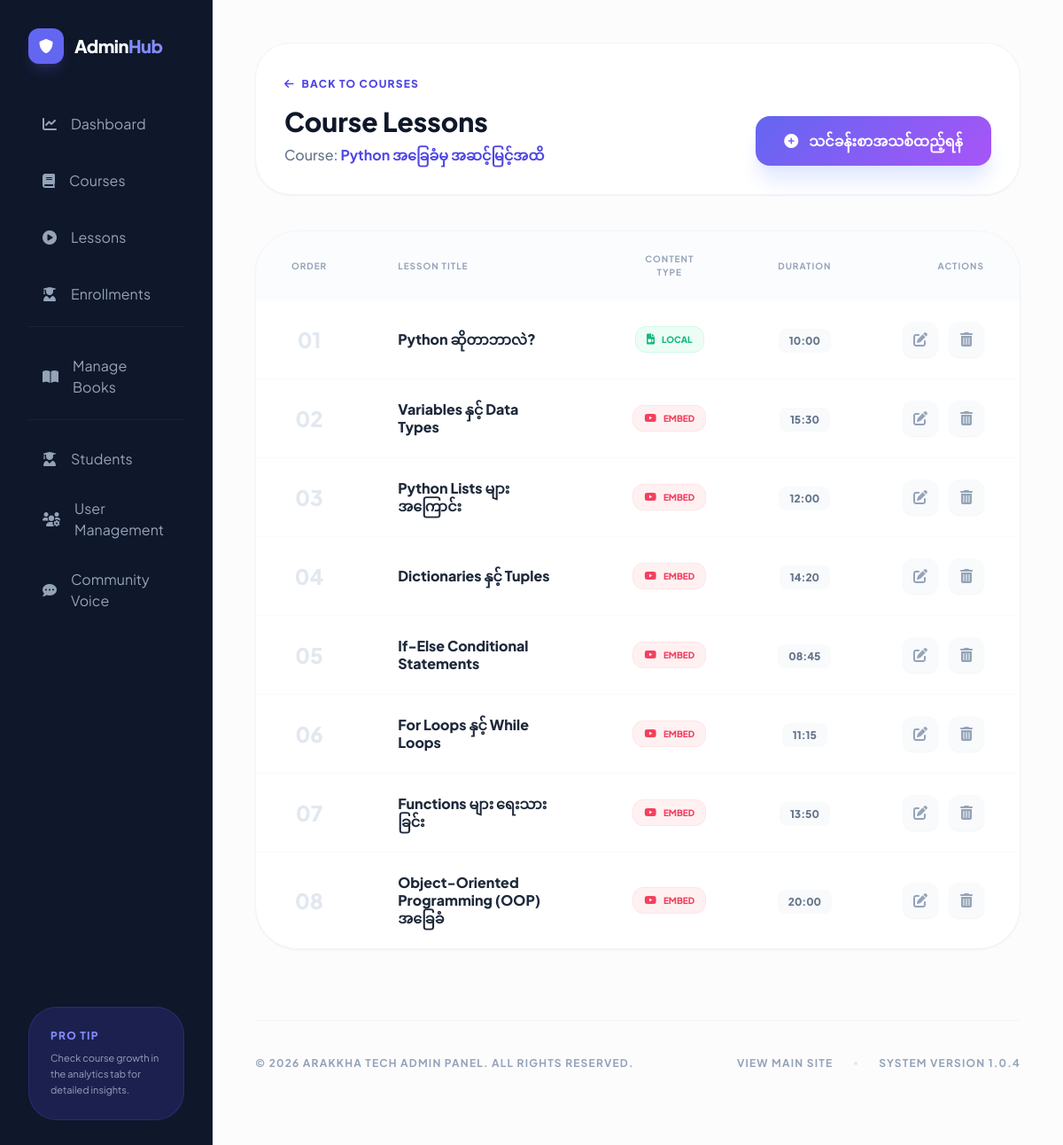
/manage/courses/1/lessons/ (signed in), run on an earlier commit of the app's database.
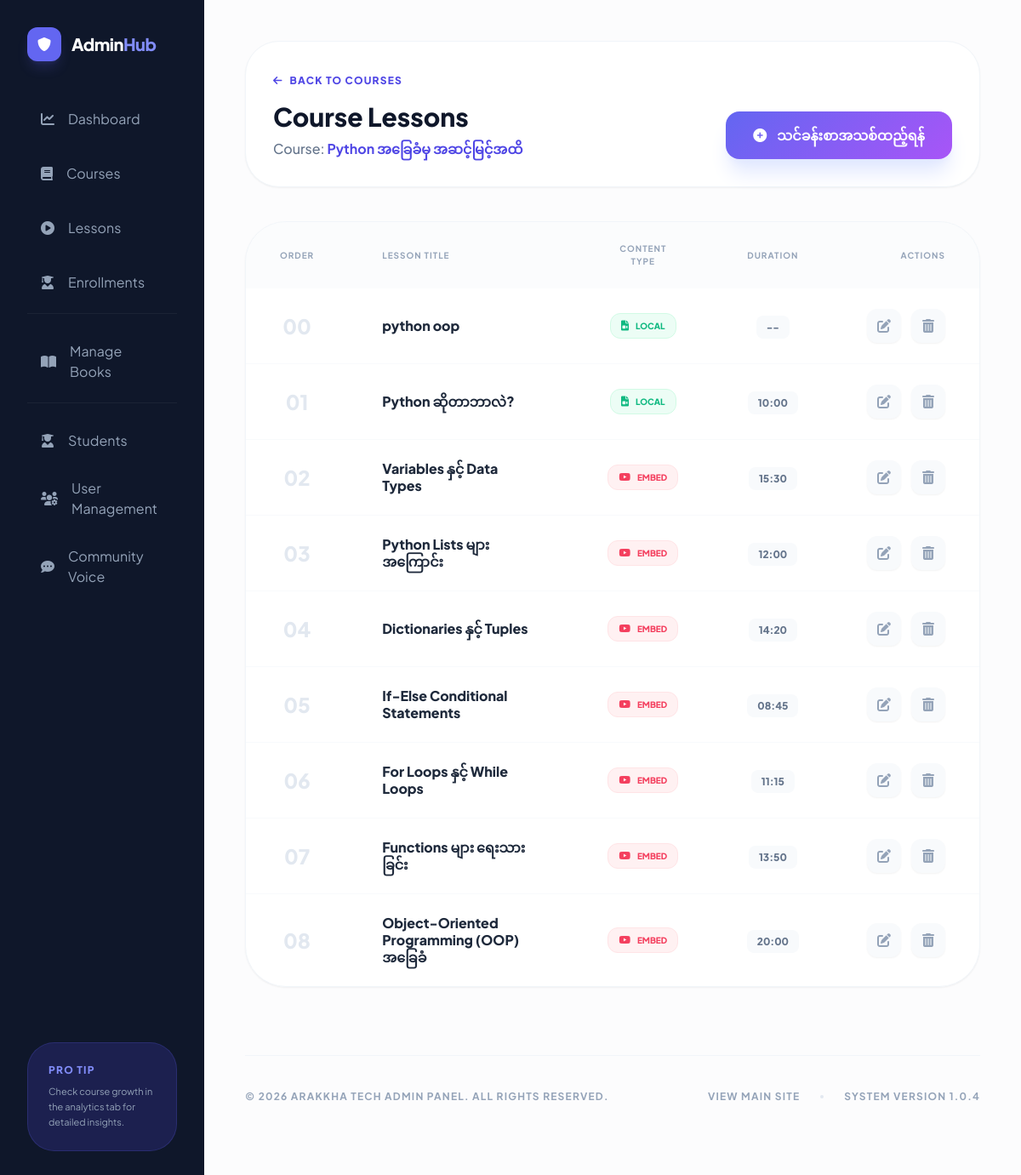
And on a later commit of the database.
### courses/models.py (models this page shows, shortened)
class Lesson(models.Model):
    course = models.ForeignKey(Course, on_delete=models.CASCADE, related_name='lessons')
    title = models.CharField(max_length=200)
    content = models.TextField()
    video_url = models.URLField(blank=True, null=True, help_text="YouTube link (e.g. https://www.youtube.com/watch?v=...)")
    video_file = models.FileField(upload_to='courses/videos/', blank=True, null=True)
    video_poster = models.ImageField(upload_to='courses/posters/', blank=True, null=True, help_text="Video thumbnail image")
    duration = models.CharField(max_length=20, blank=True, null=True, help_text="e.g. 10:25")
    order = models.PositiveIntegerField(default=0)
    class Meta:
        ordering = ['order']

### courses/views.py (the view)
# urls.py: path('manage/courses/<int:course_pk>/lessons/', views.manage_lessons, name='manage_lessons'),
@login_required
@user_passes_test(is_instructor)
def manage_lessons(request, course_pk):
    course = get_object_or_404(Course, pk=course_pk)
    if not can_manage_course(request.user, course):
        messages.error(request, "ဤသင်တန်းကို ကြည့်ရှုခွင့်မရှိပါ။")
        return redirect('manage_courses')
    lessons = course.lessons.all().order_by('order')
    return render(request, 'courses/management/manage_lessons.html', {'course': course, 'lessons': lessons})

### courses/context_processors.py (called while the page is built)
def user_roles(request):
    if request.user.is_authenticated:
        return {
            'is_admin_user': _is_admin(request.user),
            'is_instructor_user': _is_instructor(request.user),
            'user_role_label': (request.user.profile.role if hasattr(request.user, 'profile') else 'student')
        }
    return {
        'is_admin_user': False,
        'is_instructor_user': False,
        'user_role_label': 'guest'
    }

### courses/helpers.py (called while the page is built)
def is_admin(user):
    if user.is_superuser:
        return True
    if hasattr(user, 'profile'):
        return user.profile.role == 'admin'
    return False

def is_instructor(user):
    if user.is_superuser:
        return True
    if hasattr(user, 'profile'):
        return user.profile.role == 'instructor'
    return False

def can_manage_course(user, course):
    if is_admin(user):
        return True
    return course.instructor == user

### courses/templates/courses/management/manage_lessons.html (shortened to what the changed rows need)
{% extends 'base.html' %}
{% block content %}
<div class="min-h-screen bg-[#fcfcfd] flex flex-col lg:flex-row">
    <main class="flex-grow p-6 lg:p-12">
        <div class="mb-10">
            <div class="flex flex-col lg:flex-row lg:items-end justify-between gap-8 bg-white p-8 rounded-[2.5rem] border border-slate-100 shadow-sm">
                <div class="space-y-2">
                    <h1 class="text-3xl font-black text-slate-900">Course Lessons</h1>
                </div>
            </div>
        </div>
        <div class="bg-white rounded-[3rem] shadow-sm border border-slate-100 overflow-hidden" data-aos="fade-up">
            <div class="overflow-x-auto">
                <table class="w-full text-left">
                    <thead>
                        <tr class="text-slate-400 text-[10px] font-black uppercase tracking-widest bg-slate-50/50">
                            <th class="px-10 py-6 w-24 text-center">Order</th>
                            <th class="px-10 py-6">Lesson Title</th>
                            <th class="px-10 py-6 text-center">Content Type</th>
                            <th class="px-10 py-6 text-center">Duration</th>
                            <th class="px-10 py-6 text-right">Actions</th>
                        </tr>
                    </thead>
                    <tbody class="divide-y divide-slate-50">
                        {% for lesson in lessons %}
                        <tr class="group hover:bg-slate-50/30 transition-all">
                            <td class="px-10 py-6 text-center">
                                <span class="text-2xl font-black text-slate-200 group-hover:text-indigo-500/20 transition-colors">
                                    {{ lesson.order|stringformat:"02d" }}
                                </span>
                            </td>
                            <td class="px-10 py-6">
                                <p class="font-black text-slate-800 group-hover:text-indigo-600 transition-colors leading-tight">{{ lesson.title }}</p>
                            </td>
                            <td class="px-10 py-6 text-center">
                                {% if lesson.video_file %}
                                    <div class="inline-flex items-center space-x-2 text-emerald-500 bg-emerald-50 px-3 py-1.5 rounded-xl border border-emerald-100">
                                        <i class="fas fa-file-video text-xs"></i>
                                        <span class="text-[10px] font-black uppercase">Local</span>
                                    </div>
                                {% elif lesson.video_url %}
                                    <div class="inline-flex items-center space-x-2 text-rose-500 bg-rose-50 px-3 py-1.5 rounded-xl border border-rose-100">
                                        <i class="fab fa-youtube text-xs"></i>
                                        <span class="text-[10px] font-black uppercase">Embed</span>
                                    </div>
                                {% else %}
                                    <div class="inline-flex items-center space-x-2 text-slate-400 bg-slate-50 px-3 py-1.5 rounded-xl border border-slate-100">
                                        <i class="fas fa-align-left text-xs"></i>
                                        <span class="text-[10px] font-black uppercase">Text</span>
                                    </div>
                                {% endif %}
                            </td>
                            <td class="px-10 py-6 text-center">
                                <span class="text-xs font-black text-slate-500 bg-slate-50 px-3 py-1.5 rounded-lg">
                                    {{ lesson.duration|default:"--" }}
                                </span>
                            </td>
                            <td class="px-10 py-6 text-right">
                                <div class="flex items-center justify-end space-x-3">
                                    <a href="{% url 'edit_lesson' lesson.pk %}" class="w-10 h-10 rounded-xl bg-slate-50 text-slate-400 flex items-center justify-center hover:bg-indigo-50 hover:text-indigo-600 transition-all shadow-sm">
                                        <i class="fas fa-edit"></i>
                                    </a>
                                    <a href="{% url 'delete_lesson' lesson.pk %}" class="w-10 h-10 rounded-xl bg-slate-50 text-slate-400 flex items-center justify-center hover:bg-rose-50 hover:text-rose-600 transition-all shadow-sm">
                                        <i class="fas fa-trash-alt"></i>
                                    </a>
                                </div>
                            </td>
                        </tr>
                        {% endfor %}
                    </tbody>
                </table>
            </div>
        </div>
    </main>
</div>
{% endblock %}

What changed in the data, as far as the page shows it:
added Lesson: order "00", title "python oop", shows "LOCAL", duration "--"
